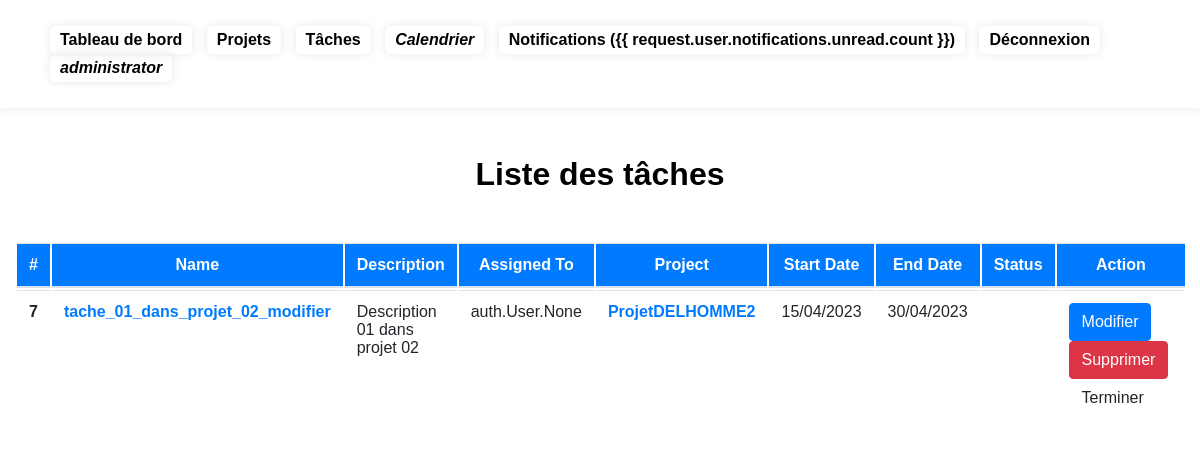
Page /tasks/ (signed in) on the earlier database version.
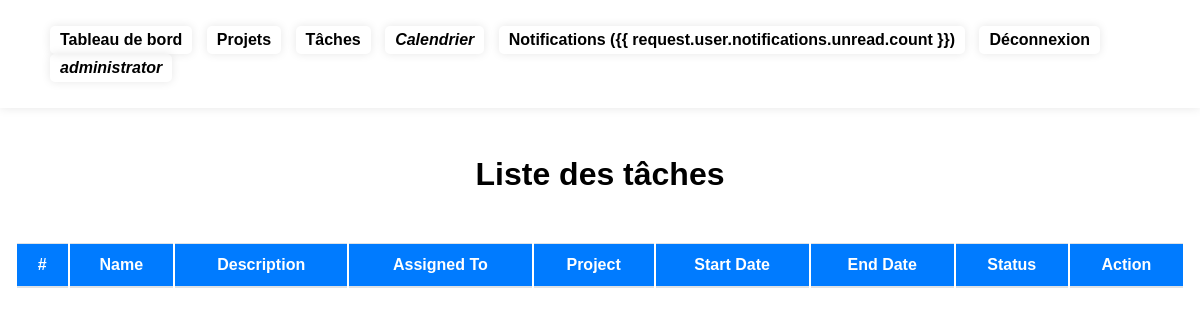
Same page on the later database version.
### project/models.py (models this page shows, shortened)
class Task(models.Model):
    name = models.CharField(max_length=200)
    description = models.TextField()
    assigned_to = models.ManyToManyField(User, related_name='assigned_tasks')
    project = models.ForeignKey(Project, on_delete=models.CASCADE)
    start_date = models.DateField()
    end_date = models.DateField()
    priority = models.IntegerField(default=1)
    status = models.CharField(max_length=20, choices=[('incomplete', 'Incomplète'), ('complete', 'Complète')], )
    comments = models.TextField(blank=True)
    user = models.ForeignKey(User, on_delete=models.SET_NULL, null=True, blank=True, related_name='created_tasks')
    type = models.CharField(max_length=200, default='Tâche')
    avancement = models.IntegerField(default=0)
    temps_estime = models.IntegerField(default=0)
    temps_passe = models.IntegerField(default=0)
    temps_restant = models.IntegerField(default=0)
    date_modification = models.DateTimeField(auto_now=True)
    date_fin_reelle = models.DateTimeField(null=True, blank=True)
    temps_reel = models.IntegerField(null=True, blank=True)
    temps_restant_reel = models.IntegerField(null=True, blank=True)
    temps_estime_reel = models.IntegerField(null=True, blank=True, default=0)
    temps_passe_reel = models.IntegerField(null=True, blank=True)
    avancement_reel = models.IntegerField(null=True, blank=True)
    date_debut_reelle = models.DateTimeField(null=True, blank=True)
    date_debut_prevue = models.DateTimeField(null=True, blank=True)
    date_fin_prevue = models.DateTimeField(null=True, blank=True)
    temps_estime_prevu = models.IntegerField(null=True, blank=True)
    temps_restant_prevu = models.IntegerField(null=True, blank=True)
    temps_passe_prevu = models.IntegerField(null=True, blank=True)

class Project(models.Model):
    name = models.CharField(max_length=200, verbose_name=_('Nom'))
    description = models.TextField(verbose_name=_('Description'))
    created_by = models.ForeignKey(User, on_delete=models.SET_NULL, null=True, blank=True,
                                   related_name='created_projects')
    assigned_to = models.ManyToManyField(User, related_name='assigned_projects')
    start_date = models.DateField()
    end_date = models.DateField()
    comments = models.TextField(blank=True)

### project/views.py (the view)
# urls.py: path('tasks/', TaskListView.as_view(), name='task_list'),
class TaskListView(ListView):
    model = Task
    template_name = 'project/task_list.html'
    ordering = ['-status', '-priority', '-start_date']
    def get_queryset(self):
        return Task.objects.filter(
            assigned_to=self.request.user)

### project/templates/project/task_list.html (shortened to what this page needs)
{% extends "base.html" %}
{% block content %}
<div class="container mt-5">
    <h1 class="mb-5">Liste des tâches</h1>
    <table class="table">
        <thead class="bg-blue text-white">
        <tr>
            <th scope="col" class="">#</th>
            <th scope="col" class="">Name</th>
            <th scope="col" class="">Description</th>
            <th scope="col" class="">Assigned To</th>
            <th scope="col" class="">Project</th>
            <th scope="col" class="">Start Date</th>
            <th scope="col" class="">End Date</th>
            <th scope="col" class="">Status</th>
            <th scope="col" class="">Action</th>
        </tr>
        </thead>
        <tbody>
        {% for task in object_list %}
        <tr>
            <th scope="row">{{ task.id }}</th>
            <td><a href="{% url 'task_update' task.pk %}">{{ task.name }}</a></td>
            <td>{{ task.description }}</td>
            {% if task.assigned_to %}
            <td>{{ task.assigned_to }}</td>
            <td><a href="{% url 'project_detail' task.project.pk %}">{{ task.project.name }}</a></td>
            <td>{{ task.start_date|date:"d/m/Y" }}</td>
            <td>{{ task.end_date|date:"d/m/Y" }}</td>
            <td>
            </td>
            <td>
                <a href="{% url 'task_update' pk=task.pk %}" class="btn btn-primary">Modifier</a>
                <a href="{% url 'task_delete' pk=task.pk %}" class="btn btn-danger">Supprimer</a>
                <form method="post" action="{% url 'task_complete' pk=task.pk %}">
                    <button type="submit" class="btn btn-success">Terminer</button>
                </form>
            </td>
        </tr>
        {% endfor %}
        </tbody>
    </table>
</div>
{% endblock %}

Differences in the rows shown:
removed Task: id "7", name "tache_01_dans_projet_02_modifier", description "Description 01 dans projet 02", assigned_to "auth.User.None", project.name "ProjetDELHOMME2", start_date "15/04/2023", end_date "30/04/2023"
